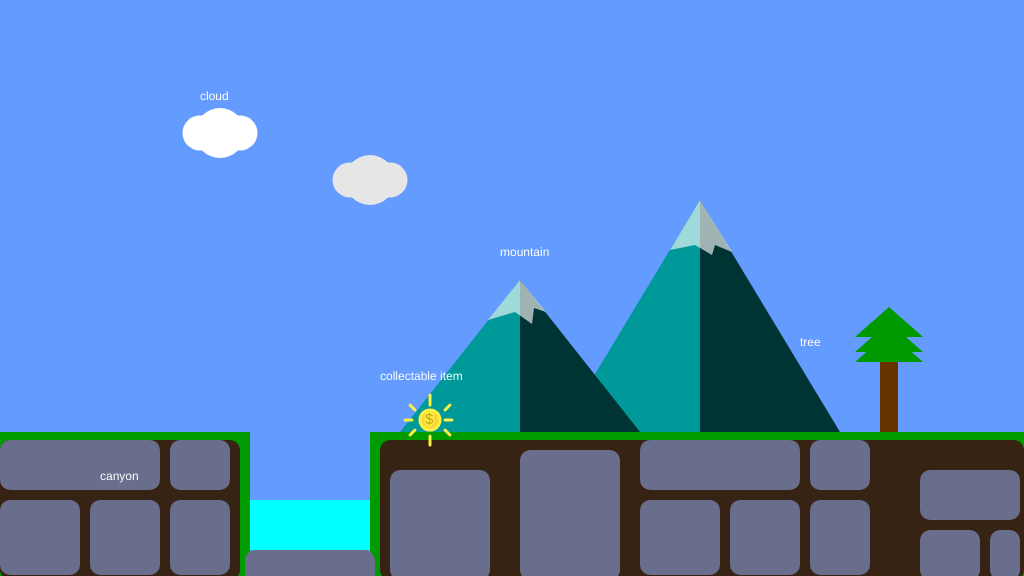
Frame 1 (no input)
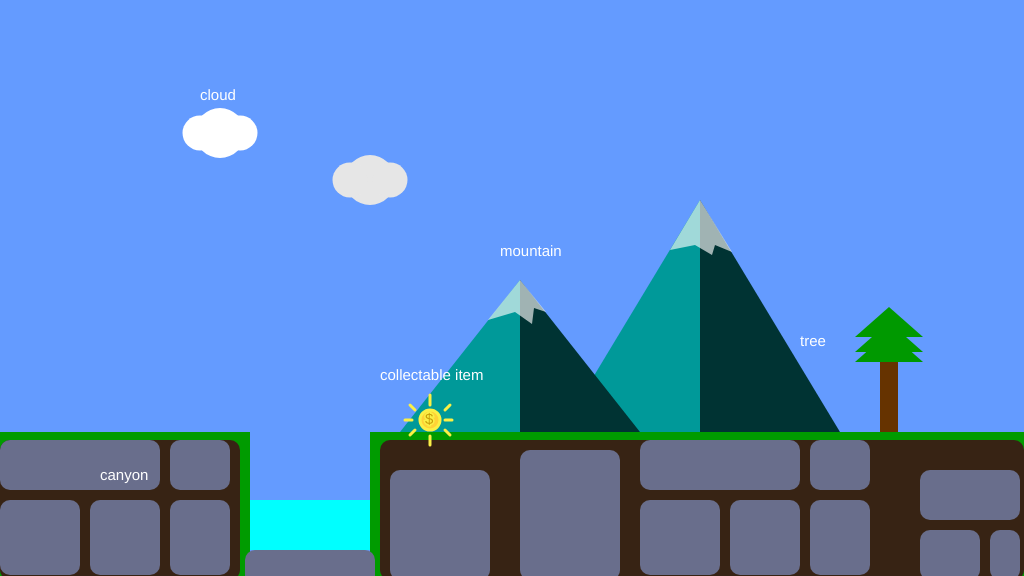
Frame 60 (no input)
Frame 120 (the mouse pressed at the canvas centre since frame 60): identical to frame 60, image omitted

The p5.js sketch that drew these frames (run headless with seeded random() and noise() and a simulated clock; from frame 60 on, the mouse is pressed at the canvas centre):

// p5.js sketch
// ── sketch.js
/*

The Game Project

1 - Background Scenery

Use p5 drawing functions such as rect, ellipse, line, triangle and
point to draw the scenery as set out in the code comments. The items
should appear next to the text titles.

Each bit of scenery is worth two marks:

0 marks = not a reasonable attempt
1 mark = attempted but it's messy or lacks detail
2 marks = you've used several shape functions to create the scenery

I've given titles and chosen some base colours, but feel free to
imaginatively modify these and interpret the scenery titles loosely to
match your game theme.


WARNING: Do not get too carried away. If you're shape takes more than 5 lines
of code to draw then you've probably over done it.


*/

function setup()
{
	createCanvas(1024, 576);
}

function draw()
{
	background(100, 155, 255); //fill the sky blue

	noStroke();
	fill(0,155,0);
	// green ground 1
    rect(0, 432, 250, 144); //draw some green ground
    // green ground 2
    rect(370, 432, 654, 144);

	//1. a cloud in the sky
	//... add your code here

	noStroke();
	fill(255);
	text("cloud", 200, 100);
    
    ellipse(220, 133, 50, 50);
    ellipse(200, 133, 35, 35);
    ellipse(240, 133, 35, 35);
    
    fill(230);
    ellipse(370, 180, 50, 50);
    ellipse(350, 180, 35, 35);
    ellipse(390, 180, 35, 35);

	//2. a mountain in the distance
	//... add your code here

	noStroke();
	fill(255);
	text("mountain", 500, 256);
    
    fill(0, 153, 153);
    triangle(700, 200, 700, 432, 560, 432);
    fill(0, 51, 51);
    triangle(700, 200, 700, 432, 840, 432);
    fill(255, 160);
    beginShape();
    vertex(670, 250);
    vertex(695, 245);
    vertex(712, 255);
    vertex(715, 245);
    vertex(732, 252);
    vertex(700, 200);
    vertex(670, 250);
    endShape();
    
    fill(0, 153, 153);
    triangle(520, 280, 520, 432, 400, 432);
    fill(0, 51, 51);
    triangle(520, 280, 520, 432, 640, 432);
    fill(255, 160);
    beginShape();
    vertex(488, 320);
    vertex(515, 312);
    vertex(532, 324);
    vertex(534, 308);
    vertex(546, 312);
    vertex(520, 280);
    vertex(488, 320);
    endShape();
    

	//3. a tree
	//... add your code here

	noStroke();
	fill(255);
	text("tree", 800, 346);
    
    fill(102, 51, 0);
    rect(880, 352, 18, 80);
    
    fill(0, 153, 0);
    triangle(889, 332, 855, 362, 923, 362);
    triangle(889, 322, 855, 352, 923, 352);
    triangle(889, 307, 855, 337, 923, 337);

	//4. a canyon
	//NB. the canyon should go from ground-level to the bottom of the screen

    // river
    fill(0, 255, 255);
    rect(250, 500, 120, 50);
    
	//... add your code here
    // cliff rocks 1
    fill(55, 35, 20);
    rect(0, 440, 240, 140, 10);
    // cliff rocks 2
    rect(380, 440, 644, 140, 10);
    
    fill(105, 110, 140);
    rect(0, 440, 160, 50, 10);
    rect(0, 500, 80, 75, 10);
    rect(90, 500, 70, 75, 10);
    rect(170, 440, 60, 50, 10);
    rect(170, 500, 60, 75, 10);
    
    // ravine
    rect(245, 550, 130, 50, 10);
    
    rect(390, 470, 100, 110, 10);
    
    rect(520, 450, 100, 130, 10);
    
    rect(640, 440, 160, 50, 10);
    rect(640, 500, 80, 75, 10);
    rect(730, 500, 70, 75, 10);
    rect(810, 440, 60, 50, 10);
    rect(810, 500, 60, 75, 10);
    
    rect(920, 470, 100, 50, 10);
    rect(920, 530, 60, 50, 10);
    rect(990, 530, 30, 50, 10);
    
    
    
    noStroke();
	fill(255);
	text("canyon", 100, 480);
    
    
	//5. a collectable token - eg. a jewel, fruit, coins
	//... add your code here

	noStroke();
	fill(255);
	text("collectable item", 380, 380);
    

    fill(255, 210, 55);
    stroke(250, 240, 70);
    strokeWeight(3);
    ellipse(430, 420, 20, 20);
    
    line(430, 405, 430, 395);
    
    line(415, 410, 410, 405);
    line(412, 420, 405, 420);
    line(415, 430, 410, 435);
    
    line(430, 436, 430, 445);
    
    line(445, 410, 450, 405);
    line(445, 420, 452, 420);
    line(445, 430, 450, 435);
    
    fill(200, 160, 10);
    textSize(15);
    text("$", 425, 412, 20, 20);
    
    
    strokeWeight(1);
//    grid();
//    displayMousePosition();
}

function grid() {
    stroke(1);
    for (var x = 0; x < width; x += 10) {
        line(x, 0, x, height);
        for (var y = 0; y < height; y += 10) {
            line(0, y, width, y);
        }
    }
}

function displayMousePosition() {
    fill(255, 255, 255);
    rect(0, 0, 60, 20);
    fill(0);
    text(mouseX + ',' + mouseY, 10, 15);
}
